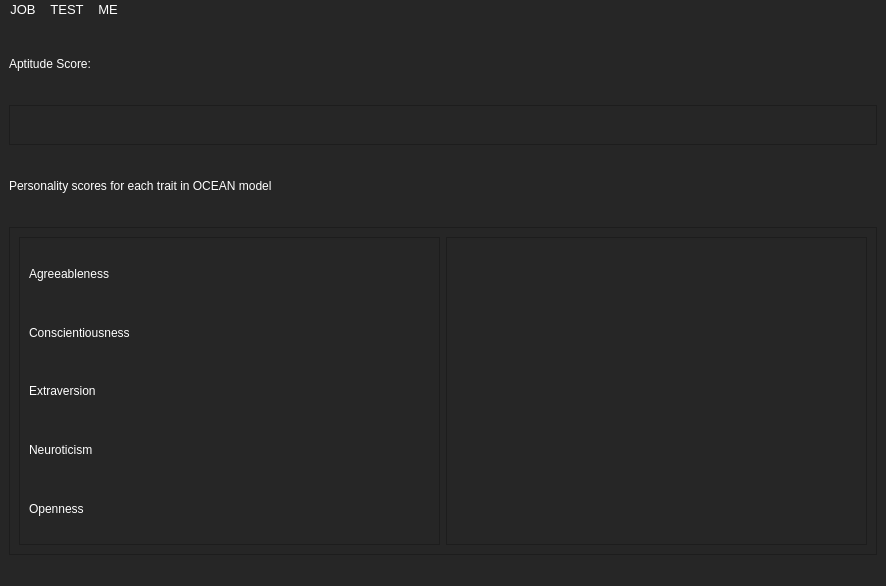
<?xml version="1.0" encoding="UTF-8"?>
<ui version="4.0">
 <class>MainWindow</class>
 <widget class="QMainWindow" name="MainWindow">
  <property name="geometry">
   <rect>
    <x>0</x>
    <y>0</y>
    <width>886</width>
    <height>586</height>
   </rect>
  </property>
  <property name="windowTitle">
   <string>MainWindow</string>
  </property>
  <property name="statusTip">
   <string/>
  </property>
  <property name="styleSheet">
   <string notr="true">background-color: rgb(38, 38, 38);
color: rgb(255, 255, 255);</string>
  </property>
  <widget class="QWidget" name="centralwidget">
   <layout class="QVBoxLayout" name="verticalLayout">
    <property name="spacing">
     <number>0</number>
    </property>
    <property name="leftMargin">
     <number>0</number>
    </property>
    <property name="topMargin">
     <number>0</number>
    </property>
    <property name="rightMargin">
     <number>0</number>
    </property>
    <property name="bottomMargin">
     <number>0</number>
    </property>
    <item>
     <widget class="QStackedWidget" name="stackedWidget">
      <property name="styleSheet">
       <string notr="true">QPushButton{
	font: 11pt &quot;Lucida Sans&quot;;
	border-width: 2px;	
	border-color: #DBD9E8;
	border-style: solid;
	padding-left: 10px;
	padding-right: 10px;
	border-radius: 5px;
}</string>
      </property>
      <property name="currentIndex">
       <number>3</number>
      </property>
      <widget class="QWidget" name="home">
       <layout class="QVBoxLayout" name="verticalLayout_3">
        <item>
         <widget class="QFrame" name="frame">
          <property name="frameShape">
           <enum>QFrame::StyledPanel</enum>
          </property>
          <property name="frameShadow">
           <enum>QFrame::Raised</enum>
          </property>
          <layout class="QVBoxLayout" name="verticalLayout_4">
           <item>
            <widget class="QLabel" name="label">
             <property name="maximumSize">
              <size>
               <width>16777215</width>
               <height>100</height>
              </size>
             </property>
             <property name="styleSheet">
              <string notr="true">QLabel {
	font: 19pt &quot;Calibri&quot;;
}</string>
             </property>
             <property name="text">
              <string/>
             </property>
            </widget>
           </item>
           <item>
            <widget class="QLabel" name="label_3">
             <property name="styleSheet">
              <string notr="true"/>
             </property>
             <property name="text">
              <string/>
             </property>
            </widget>
           </item>
          </layout>
         </widget>
        </item>
       </layout>
      </widget>
      <widget class="QWidget" name="applyForNewJob">
       <property name="styleSheet">
        <string notr="true">QLabel {
	font: 11pt &quot;Lucida Sans&quot;;
}</string>
       </property>
       <layout class="QVBoxLayout" name="verticalLayout_5">
        <item>
         <widget class="QFrame" name="frame_4">
          <property name="maximumSize">
           <size>
            <width>16777215</width>
            <height>70</height>
           </size>
          </property>
          <property name="frameShape">
           <enum>QFrame::StyledPanel</enum>
          </property>
          <property name="frameShadow">
           <enum>QFrame::Raised</enum>
          </property>
          <layout class="QHBoxLayout" name="horizontalLayout_5">
           <item>
            <widget class="QLabel" name="label_17">
             <property name="styleSheet">
              <string notr="true"/>
             </property>
             <property name="text">
              <string>Select a job to apply for</string>
             </property>
            </widget>
           </item>
           <item>
            <widget class="QComboBox" name="comboBox"/>
           </item>
          </layout>
         </widget>
        </item>
        <item>
         <widget class="QLabel" name="label_16">
          <property name="maximumSize">
           <size>
            <width>16777215</width>
            <height>35</height>
           </size>
          </property>
          <property name="text">
           <string/>
          </property>
          <property name="alignment">
           <set>Qt::AlignCenter</set>
          </property>
         </widget>
        </item>
        <item>
         <widget class="QFrame" name="frame_2">
          <property name="frameShape">
           <enum>QFrame::StyledPanel</enum>
          </property>
          <property name="frameShadow">
           <enum>QFrame::Raised</enum>
          </property>
          <layout class="QVBoxLayout" name="verticalLayout_6">
           <item>
            <widget class="QFrame" name="frame_3">
             <property name="maximumSize">
              <size>
               <width>16777215</width>
               <height>40</height>
              </size>
             </property>
             <property name="frameShape">
              <enum>QFrame::StyledPanel</enum>
             </property>
             <property name="frameShadow">
              <enum>QFrame::Raised</enum>
             </property>
             <layout class="QHBoxLayout" name="horizontalLayout_2">
              <item>
               <widget class="QLabel" name="label_11">
                <property name="maximumSize">
                 <size>
                  <width>150</width>
                  <height>16777215</height>
                 </size>
                </property>
                <property name="styleSheet">
                 <string notr="true"/>
                </property>
                <property name="text">
                 <string>Job Title</string>
                </property>
               </widget>
              </item>
              <item>
               <widget class="QLabel" name="label_2">
                <property name="text">
                 <string/>
                </property>
               </widget>
              </item>
             </layout>
            </widget>
           </item>
           <item>
            <widget class="QFrame" name="frame_6">
             <property name="maximumSize">
              <size>
               <width>16777215</width>
               <height>40</height>
              </size>
             </property>
             <property name="frameShape">
              <enum>QFrame::StyledPanel</enum>
             </property>
             <property name="frameShadow">
              <enum>QFrame::Raised</enum>
             </property>
             <layout class="QHBoxLayout" name="horizontalLayout_3">
              <item>
               <widget class="QLabel" name="label_13">
                <property name="maximumSize">
                 <size>
                  <width>150</width>
                  <height>16777215</height>
                 </size>
                </property>
                <property name="text">
                 <string>Location</string>
                </property>
               </widget>
              </item>
              <item>
               <widget class="QLabel" name="label_7">
                <property name="text">
                 <string/>
                </property>
               </widget>
              </item>
             </layout>
            </widget>
           </item>
           <item>
            <widget class="QFrame" name="frame_5">
             <property name="maximumSize">
              <size>
               <width>16777215</width>
               <height>40</height>
              </size>
             </property>
             <property name="frameShape">
              <enum>QFrame::StyledPanel</enum>
             </property>
             <property name="frameShadow">
              <enum>QFrame::Raised</enum>
             </property>
             <layout class="QHBoxLayout" name="horizontalLayout_4">
              <item>
               <widget class="QLabel" name="label_14">
                <property name="maximumSize">
                 <size>
                  <width>160</width>
                  <height>16777215</height>
                 </size>
                </property>
                <property name="text">
                 <string>Last date for applying</string>
                </property>
               </widget>
              </item>
              <item>
               <widget class="QLabel" name="label_9">
                <property name="text">
                 <string/>
                </property>
               </widget>
              </item>
             </layout>
            </widget>
           </item>
           <item>
            <widget class="QFrame" name="frame_8">
             <property name="maximumSize">
              <size>
               <width>16777215</width>
               <height>40</height>
              </size>
             </property>
             <property name="frameShape">
              <enum>QFrame::StyledPanel</enum>
             </property>
             <property name="frameShadow">
              <enum>QFrame::Raised</enum>
             </property>
             <layout class="QHBoxLayout" name="horizontalLayout_7">
              <item>
               <widget class="QLabel" name="label_10">
                <property name="maximumSize">
                 <size>
                  <width>160</width>
                  <height>16777215</height>
                 </size>
                </property>
                <property name="text">
                 <string>Type</string>
                </property>
               </widget>
              </item>
              <item>
               <widget class="QLabel" name="label_15">
                <property name="text">
                 <string/>
                </property>
               </widget>
              </item>
             </layout>
            </widget>
           </item>
           <item>
            <widget class="QFrame" name="frame_7">
             <property name="frameShape">
              <enum>QFrame::StyledPanel</enum>
             </property>
             <property name="frameShadow">
              <enum>QFrame::Raised</enum>
             </property>
             <layout class="QHBoxLayout" name="horizontalLayout_6">
              <item>
               <widget class="QLabel" name="label_12">
                <property name="maximumSize">
                 <size>
                  <width>160</width>
                  <height>16777215</height>
                 </size>
                </property>
                <property name="text">
                 <string>Job Description</string>
                </property>
               </widget>
              </item>
              <item>
               <widget class="QScrollArea" name="scrollArea">
                <property name="maximumSize">
                 <size>
                  <width>670</width>
                  <height>16777215</height>
                 </size>
                </property>
                <property name="widgetResizable">
                 <bool>true</bool>
                </property>
                <widget class="QWidget" name="scrollAreaWidgetContents">
                 <property name="geometry">
                  <rect>
                   <x>0</x>
                   <y>0</y>
                   <width>668</width>
                   <height>154</height>
                  </rect>
                 </property>
                 <layout class="QVBoxLayout" name="verticalLayout_7">
                  <item>
                   <widget class="QLabel" name="label_8">
                    <property name="text">
                     <string/>
                    </property>
                   </widget>
                  </item>
                 </layout>
                </widget>
               </widget>
              </item>
             </layout>
            </widget>
           </item>
          </layout>
         </widget>
        </item>
        <item>
         <widget class="QLabel" name="label_6">
          <property name="styleSheet">
           <string notr="true">QLabel {
	font: 10pt &quot;Lucida Sans&quot;;
}</string>
          </property>
          <property name="text">
           <string/>
          </property>
          <property name="alignment">
           <set>Qt::AlignCenter</set>
          </property>
         </widget>
        </item>
        <item>
         <widget class="QFrame" name="ButtonFrame">
          <property name="maximumSize">
           <size>
            <width>16777215</width>
            <height>70</height>
           </size>
          </property>
          <property name="frameShape">
           <enum>QFrame::StyledPanel</enum>
          </property>
          <property name="frameShadow">
           <enum>QFrame::Raised</enum>
          </property>
          <layout class="QHBoxLayout" name="horizontalLayout">
           <item>
            <spacer name="horizontalSpacer">
             <property name="orientation">
              <enum>Qt::Horizontal</enum>
             </property>
             <property name="sizeHint" stdset="0">
              <size>
               <width>40</width>
               <height>20</height>
              </size>
             </property>
            </spacer>
           </item>
           <item>
            <widget class="QPushButton" name="ApplyForJobButton">
             <property name="sizePolicy">
              <sizepolicy hsizetype="Minimum" vsizetype="Fixed">
               <horstretch>0</horstretch>
               <verstretch>0</verstretch>
              </sizepolicy>
             </property>
             <property name="minimumSize">
              <size>
               <width>128</width>
               <height>37</height>
              </size>
             </property>
             <property name="maximumSize">
              <size>
               <width>16777215</width>
               <height>16777215</height>
              </size>
             </property>
             <property name="styleSheet">
              <string notr="true"/>
             </property>
             <property name="text">
              <string>Apply</string>
             </property>
            </widget>
           </item>
           <item>
            <spacer name="horizontalSpacer_2">
             <property name="orientation">
              <enum>Qt::Horizontal</enum>
             </property>
             <property name="sizeHint" stdset="0">
              <size>
               <width>40</width>
               <height>20</height>
              </size>
             </property>
            </spacer>
           </item>
          </layout>
         </widget>
        </item>
       </layout>
      </widget>
      <widget class="QWidget" name="giveTest">
       <layout class="QVBoxLayout" name="verticalLayout_2">
        <item>
         <widget class="QLabel" name="label_4">
          <property name="styleSheet">
           <string notr="true">QLabel {
	font: 11pt &quot;Lucida Sans&quot;;
	text-align: center;
}</string>
          </property>
          <property name="text">
           <string>The test consist of two parts:
 1. Aptitude Test
 2. Personality Test

Personality test will start after aptitude test is submitted.
After personality test is submitted you will be redirected to current window.</string>
          </property>
         </widget>
        </item>
        <item>
         <widget class="QFrame" name="frame_9">
          <property name="maximumSize">
           <size>
            <width>16777215</width>
            <height>70</height>
           </size>
          </property>
          <property name="frameShape">
           <enum>QFrame::StyledPanel</enum>
          </property>
          <property name="frameShadow">
           <enum>QFrame::Raised</enum>
          </property>
          <layout class="QHBoxLayout" name="horizontalLayout_8">
           <item>
            <spacer name="horizontalSpacer_3">
             <property name="orientation">
              <enum>Qt::Horizontal</enum>
             </property>
             <property name="sizeHint" stdset="0">
              <size>
               <width>353</width>
               <height>20</height>
              </size>
             </property>
            </spacer>
           </item>
           <item>
            <widget class="QPushButton" name="startTestButton">
             <property name="minimumSize">
              <size>
               <width>125</width>
               <height>35</height>
              </size>
             </property>
             <property name="styleSheet">
              <string notr="true"/>
             </property>
             <property name="text">
              <string>Start Test</string>
             </property>
            </widget>
           </item>
           <item>
            <spacer name="horizontalSpacer_4">
             <property name="orientation">
              <enum>Qt::Horizontal</enum>
             </property>
             <property name="sizeHint" stdset="0">
              <size>
               <width>352</width>
               <height>20</height>
              </size>
             </property>
            </spacer>
           </item>
          </layout>
         </widget>
        </item>
       </layout>
      </widget>
      <widget class="QWidget" name="viewResult">
       <property name="styleSheet">
        <string notr="true">QLabel {
	font: 11pt &quot;Lucida Sans&quot;;
}</string>
       </property>
       <layout class="QVBoxLayout" name="verticalLayout_8">
        <item>
         <widget class="QLabel" name="label_5">
          <property name="maximumSize">
           <size>
            <width>16777215</width>
            <height>70</height>
           </size>
          </property>
          <property name="text">
           <string>Aptitude Score:</string>
          </property>
         </widget>
        </item>
        <item>
         <widget class="QFrame" name="frame_13">
          <property name="maximumSize">
           <size>
            <width>16777215</width>
            <height>40</height>
           </size>
          </property>
          <property name="frameShape">
           <enum>QFrame::StyledPanel</enum>
          </property>
          <property name="frameShadow">
           <enum>QFrame::Raised</enum>
          </property>
          <layout class="QHBoxLayout" name="horizontalLayout_10"/>
         </widget>
        </item>
        <item>
         <widget class="QLabel" name="label_20">
          <property name="maximumSize">
           <size>
            <width>16777215</width>
            <height>70</height>
           </size>
          </property>
          <property name="text">
           <string>Personality scores for each trait in OCEAN model</string>
          </property>
         </widget>
        </item>
        <item>
         <widget class="QFrame" name="frame_10">
          <property name="frameShape">
           <enum>QFrame::StyledPanel</enum>
          </property>
          <property name="frameShadow">
           <enum>QFrame::Raised</enum>
          </property>
          <layout class="QHBoxLayout" name="horizontalLayout_9">
           <item>
            <widget class="QFrame" name="frame_11">
             <property name="styleSheet">
              <string notr="true">QPushButton{
	
}</string>
             </property>
             <property name="frameShape">
              <enum>QFrame::StyledPanel</enum>
             </property>
             <property name="frameShadow">
              <enum>QFrame::Raised</enum>
             </property>
             <layout class="QVBoxLayout" name="verticalLayout_9">
              <item>
               <widget class="QLabel" name="label_19">
                <property name="maximumSize">
                 <size>
                  <width>200</width>
                  <height>16777215</height>
                 </size>
                </property>
                <property name="text">
                 <string>Agreeableness</string>
                </property>
               </widget>
              </item>
              <item>
               <widget class="QLabel" name="label_27">
                <property name="text">
                 <string>Conscientiousness</string>
                </property>
               </widget>
              </item>
              <item>
               <widget class="QLabel" name="label_29">
                <property name="text">
                 <string>Extraversion</string>
                </property>
               </widget>
              </item>
              <item>
               <widget class="QLabel" name="label_26">
                <property name="text">
                 <string>Neuroticism</string>
                </property>
               </widget>
              </item>
              <item>
               <widget class="QLabel" name="label_28">
                <property name="text">
                 <string>Openness</string>
                </property>
               </widget>
              </item>
             </layout>
            </widget>
           </item>
           <item>
            <widget class="QFrame" name="frame_12">
             <property name="frameShape">
              <enum>QFrame::StyledPanel</enum>
             </property>
             <property name="frameShadow">
              <enum>QFrame::Raised</enum>
             </property>
             <layout class="QVBoxLayout" name="verticalLayout_10"/>
            </widget>
           </item>
          </layout>
         </widget>
        </item>
       </layout>
      </widget>
     </widget>
    </item>
   </layout>
  </widget>
  <widget class="QMenuBar" name="menubar">
   <property name="geometry">
    <rect>
     <x>0</x>
     <y>0</y>
     <width>886</width>
     <height>23</height>
    </rect>
   </property>
   <property name="font">
    <font>
     <pointsize>10</pointsize>
    </font>
   </property>
   <property name="defaultUp">
    <bool>false</bool>
   </property>
   <widget class="QMenu" name="menuJOB">
    <property name="geometry">
     <rect>
      <x>229</x>
      <y>147</y>
      <width>135</width>
      <height>72</height>
     </rect>
    </property>
    <property name="title">
     <string>JOB</string>
    </property>
    <addaction name="actionApply"/>
   </widget>
   <widget class="QMenu" name="menuTEST">
    <property name="title">
     <string>TEST</string>
    </property>
    <addaction name="actionGive_Test"/>
    <addaction name="actionView_Result"/>
   </widget>
   <widget class="QMenu" name="menuME">
    <property name="title">
     <string>ME</string>
    </property>
    <property name="icon">
     <iconset>
      <normaloff>Icons/person-white-48dp.svg</normaloff>Icons/person-white-48dp.svg</iconset>
    </property>
    <addaction name="actionLogout"/>
   </widget>
   <addaction name="menuJOB"/>
   <addaction name="menuTEST"/>
   <addaction name="menuME"/>
  </widget>
  <widget class="QStatusBar" name="statusbar"/>
  <action name="actionPersonality">
   <property name="text">
    <string>Personality</string>
   </property>
  </action>
  <action name="actionAptitude">
   <property name="text">
    <string>Aptitude</string>
   </property>
  </action>
  <action name="actionUploadPreferableCV">
   <property name="text">
    <string>Upload Preferable CV/Resume</string>
   </property>
  </action>
  <action name="actionShortlistCVResume">
   <property name="text">
    <string>Shortlist CV/Resume</string>
   </property>
  </action>
  <action name="actionViewDetails">
   <property name="text">
    <string>View Details</string>
   </property>
  </action>
  <action name="actionViewResults">
   <property name="text">
    <string>View Results</string>
   </property>
  </action>
  <action name="actionTest">
   <property name="text">
    <string>Test</string>
   </property>
  </action>
  <action name="actionAddNewJob">
   <property name="text">
    <string>Add jobs</string>
   </property>
   <property name="statusTip">
    <string>Add new jobs</string>
   </property>
  </action>
  <action name="actionModifyExistingJobs">
   <property name="text">
    <string>Modify existing jobs</string>
   </property>
  </action>
  <action name="actionAdd_new_Admin">
   <property name="text">
    <string>Add new Admin</string>
   </property>
  </action>
  <action name="actionManage_Admins">
   <property name="text">
    <string>Manage Admins</string>
   </property>
  </action>
  <action name="actionApply">
   <property name="text">
    <string>Apply</string>
   </property>
  </action>
  <action name="actionView">
   <property name="text">
    <string>View Application</string>
   </property>
  </action>
  <action name="actionGive_Test">
   <property name="icon">
    <iconset>
     <normaloff>Icons/quiz-white-48dp.svg</normaloff>Icons/quiz-white-48dp.svg</iconset>
   </property>
   <property name="text">
    <string>Give Test</string>
   </property>
  </action>
  <action name="actionView_Result">
   <property name="text">
    <string>View Result</string>
   </property>
  </action>
  <action name="action_Change_Details">
   <property name="text">
    <string>Change Details</string>
   </property>
  </action>
  <action name="actionLogout">
   <property name="icon">
    <iconset>
     <normaloff>Icons/logout-white-48dp.svg</normaloff>Icons/logout-white-48dp.svg</iconset>
   </property>
   <property name="text">
    <string>Logout</string>
   </property>
  </action>
 </widget>
 <resources/>
 <connections/>
</ui>
